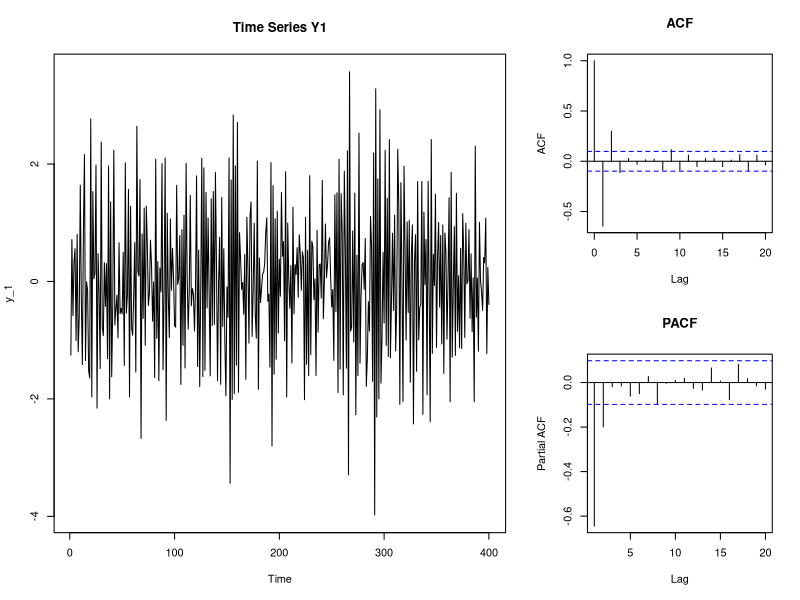
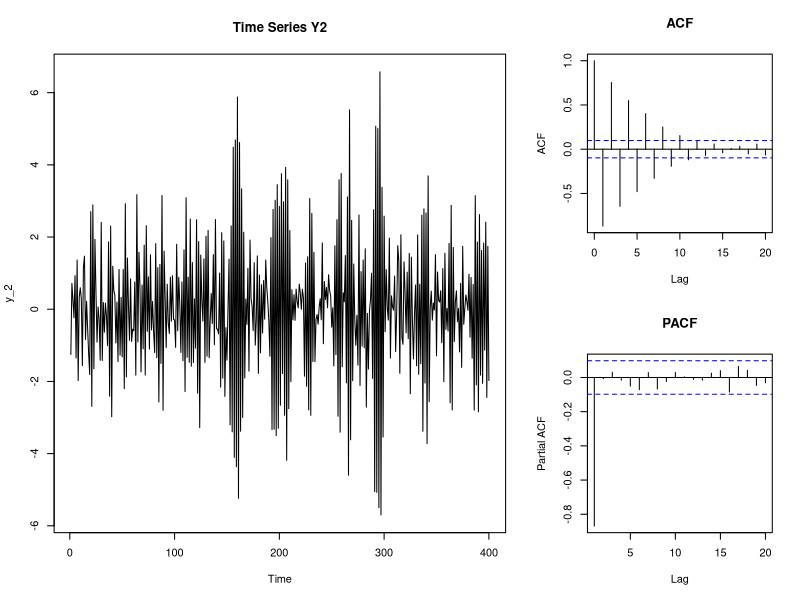
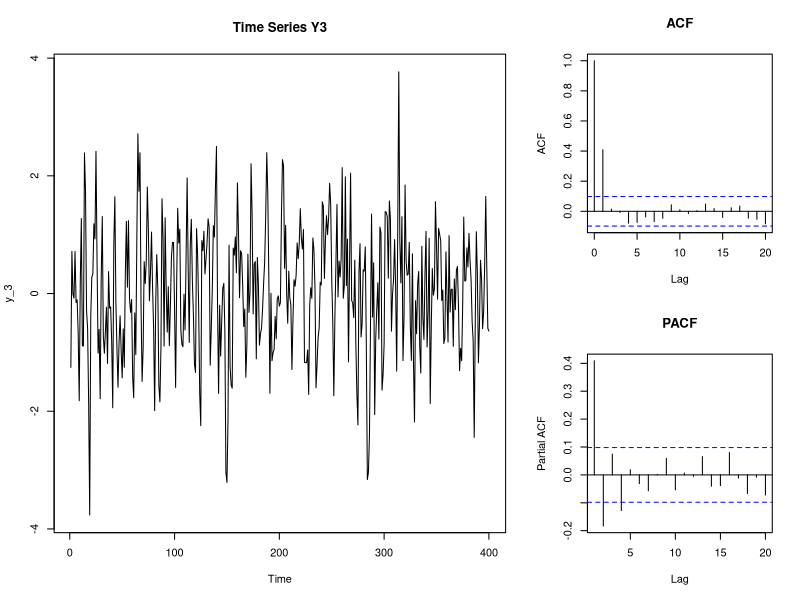
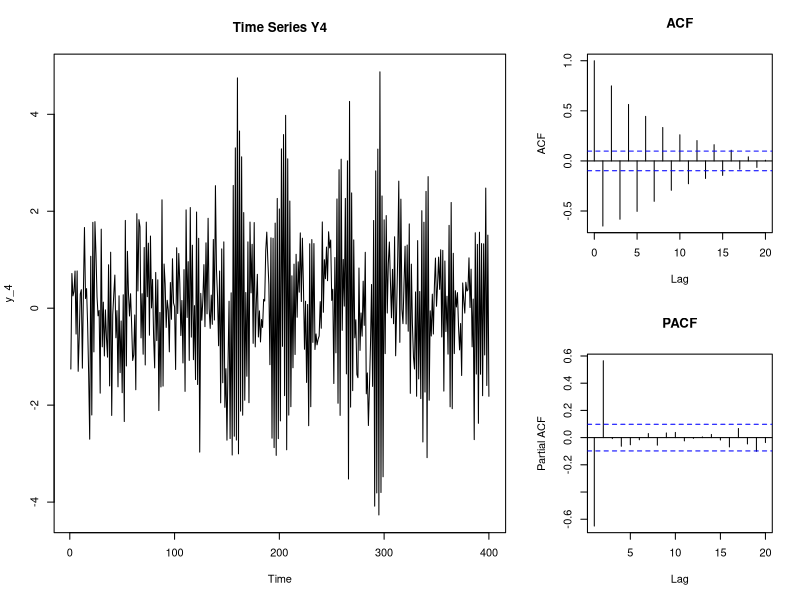
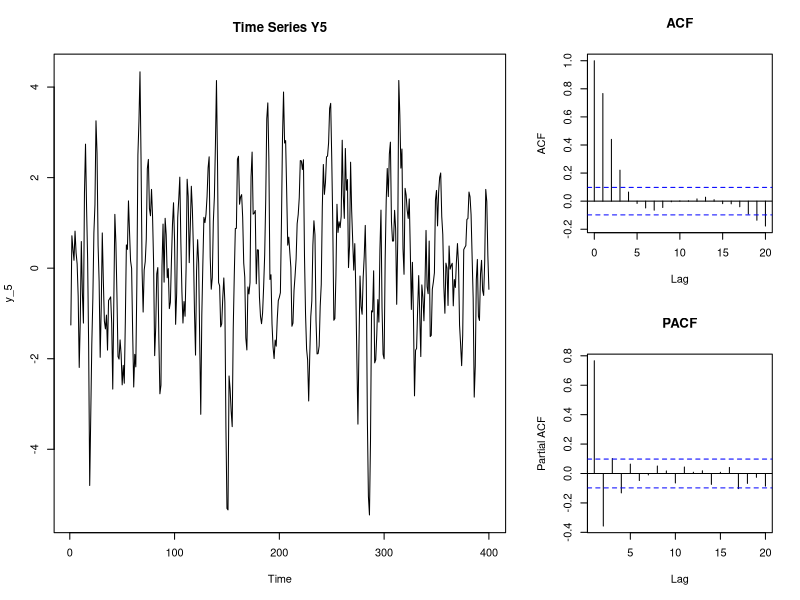
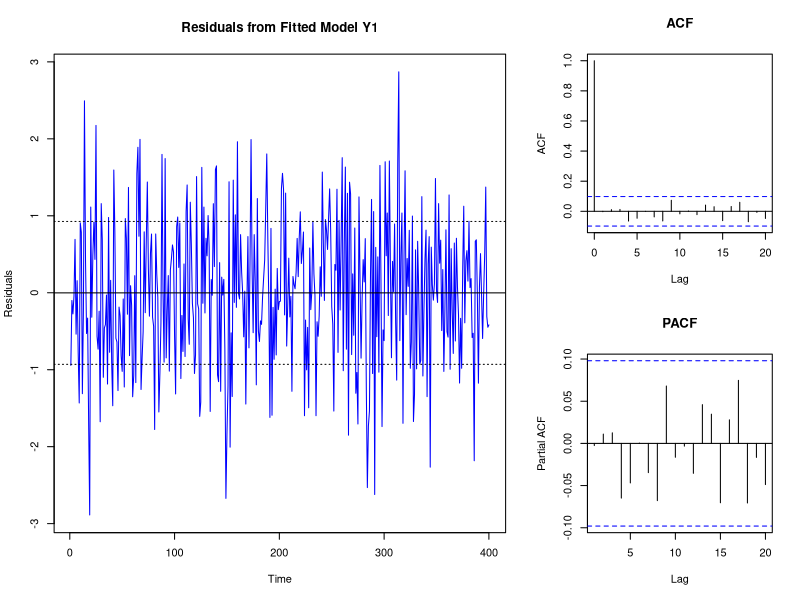
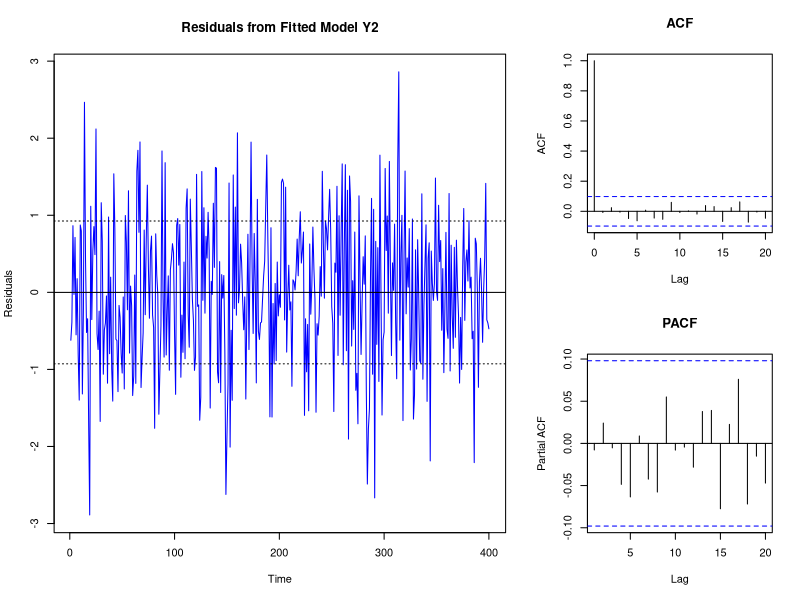
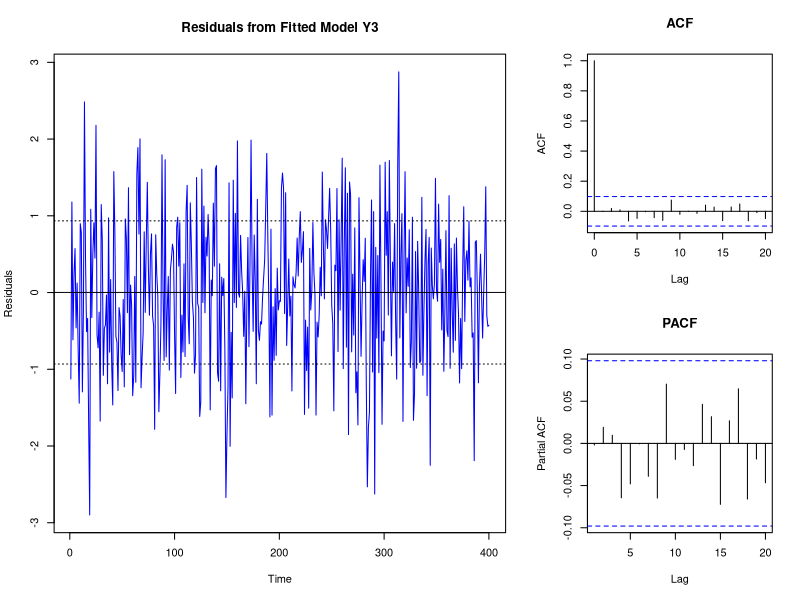

Reproduce these figures in R, in order.
## ---- chunk 1
knitr::opts_chunk$set(echo = TRUE)
library(knitr)
library(tidyverse)
## ---- chunk 2
dat = read.csv("B3_HWA2.csv", stringsAsFactors = FALSE)
## ---- chunk 3
# we want 400, and leave 4 out for forecasting
datm <- dat[1:400, ] # subset 400 first rows of dat, include all columns
datf <- dat[401:404, ] # subset last 4 rows of dat, include all columns

# process 1-5
y_1 <- as.ts(datm[ , 3])
y_2 <- as.ts(datm[ , 4])
y_3 <- as.ts(datm[ , 5])
y_4 <- as.ts(datm[ , 6])
y_5 <- as.ts(datm[ , 7])

## ---- chunk 4
# Plots

## Y1 - ARMA(1,1)?
layout(matrix(c(1, 1, 2,
                1, 1, 3), nrow=2, byrow=TRUE)) 
ts.plot(y_1, main = "Time Series Y1") # time series plot
acf(y_1, lag.max = 20, type = "correlation", plot = T, main = "ACF") # ACF
acf(y_1, lag.max = 20, type = "partial", plot = T, main = "PACF") # PCAF
par(mfrow = c(1,1)) # set plot window to default

## Y2 - AR(1)
layout(matrix(c(1, 1, 2,
                1, 1, 3), nrow=2, byrow=TRUE)) 
ts.plot(y_2, main = "Time Series Y2") # time series plot
acf(y_2, lag.max = 20, type = "correlation", plot = T, main = "ACF") # ACF
acf(y_2, lag.max = 20, type = "partial", plot = T, main = "PACF") # PCAF
par(mfrow = c(1,1)) # set plot window to default

## Y3 - MA(2)
layout(matrix(c(1, 1, 2,
                1, 1, 3), nrow=2, byrow=TRUE)) 
ts.plot(y_3, main = "Time Series Y3") # time series plot
acf(y_3, lag.max = 20, type = "correlation", plot = T, main = "ACF") # ACF
acf(y_3, lag.max = 20, type = "partial", plot = T, main = "PACF") # PCAF
par(mfrow = c(1,1)) # set plot window to default

## Y4 - AR(2)
layout(matrix(c(1, 1, 2,
                1, 1, 3), nrow=2, byrow=TRUE)) 
ts.plot(y_4, main = "Time Series Y4") # time series plot
acf(y_4, lag.max = 20, type = "correlation", plot = T, main = "ACF") # ACF
acf(y_4, lag.max = 20, type = "partial", plot = T, main = "PACF") # PCAF
par(mfrow = c(1,1)) # set plot window to default

## Y5 - AR(1,1)?
layout(matrix(c(1, 1, 2,
                1, 1, 3), nrow=2, byrow=TRUE)) 
ts.plot(y_5, main = "Time Series Y5") # time series plot
acf(y_5, lag.max = 20, type = "correlation", plot = T, main = "ACF") # ACF
acf(y_5, lag.max = 20, type = "partial", plot = T, main = "PACF") # PCAF
par(mfrow = c(1,1)) # set plot window to default
## ---- chunk 5
## Estimation
E <- as.ts(datm$E)

## removing residuals from fitted model
### Y1
?arima
m1 <- arima(y_1, order = c(1, 0, 1))
summary(m1)
sigma21 <- m1$sigma2
E1 <- residuals(m1)

### Y2
?arima
m2 <- arima(y_2, order = c(1, 0 , 0))
summary(m2)
sigma22 <- m2$sigma2
E2 <- residuals(m2)

### Y3
?arima
m3 <- arima(y_3, order = c(0, 0 , 2))
summary(m3)
sigma23 <- m3$sigma2
E3 <- residuals(m3)

### Y4
?arima
m4 <- arima(y_4, order = c(2, 0 , 0))
summary(m4)
sigma24 <- m4$sigma2
E4 <- residuals(m4)

### Y5
?arima
m5 <- arima(y_5, order = c(1, 0 , 1))
summary(m5)
sigma25 <- m5$sigma2
E5 <- residuals(m5)

## ---- chunk 6
# Splitting plots again

## Y1
layout(matrix(c(1, 1, 2,
                1, 1, 3), nrow=2, byrow=TRUE)) 
ts.plot(E1, ylab = "Residuals", col = "blue", main = "Residuals from Fitted Model Y1")
abline(a = mean(E1), b = 0) # adds horizontal line with mean(E1) as intercept and 0 slope
abline(a = mean(E1) + sigma21, b = 0, lty="dotted") # same as above + sigma2
abline(a = mean(E1) - sigma21, b = 0, lty="dotted") # same as above - sigma2

acf(E1, lag.max = 20, type = "correlation", plot = T, main = "ACF") # ACF
acf(E1, lag.max = 20, type = "partial", plot = T, main = "PACF") # PCAF
par(mfrow = c(1,1)) # set plot window to default

## Y2
layout(matrix(c(1, 1, 2,
                1, 1, 3), nrow=2, byrow=TRUE)) 
ts.plot(E2, ylab = "Residuals", col = "blue", main = "Residuals from Fitted Model Y2")
abline(a = mean(E2), b = 0) # adds horizontal line with mean(E2) as intercept and 0 slope
abline(a = mean(E2) + sigma22, b = 0, lty="dotted") # same as above + sigma2
abline(a = mean(E2) - sigma22, b = 0, lty="dotted") # same as above - sigma2

acf(E2, lag.max = 20, type = "correlation", plot = T, main = "ACF") # ACF
acf(E2, lag.max = 20, type = "partial", plot = T, main = "PACF") # PCAF
par(mfrow = c(1,1)) # set plot window to default

## Y3
layout(matrix(c(1, 1, 2,
                1, 1, 3), nrow=2, byrow=TRUE)) 
ts.plot(E3, ylab = "Residuals", col = "blue", main = "Residuals from Fitted Model Y3")
abline(a = mean(E3), b = 0) # adds horizontal line with mean(E3) as intercept and 0 slope
abline(a = mean(E3) + sigma23, b = 0, lty="dotted") # same as above + sigma2
abline(a = mean(E3) - sigma23, b = 0, lty="dotted") # same as above - sigma2

acf(E3, lag.max = 20, type = "correlation", plot = T, main = "ACF") # ACF
acf(E3, lag.max = 20, type = "partial", plot = T, main = "PACF") # PCAF
par(mfrow = c(1,1)) # set plot window to default

## Y4
layout(matrix(c(1, 1, 2,
                1, 1, 3), nrow=2, byrow=TRUE)) 
ts.plot(E4, ylab = "Residuals", col = "blue", main = "Residuals from Fitted Model Y4")
abline(a = mean(E4), b = 0) # adds horizonta2l line with mean(E4) as intercept and 0 slope
abline(a = mean(E4) + sigma24, b = 0, lty="dotted") # same as above + sigma2
abline(a = mean(E4) - sigma24, b = 0, lty="dotted") # same as above - sigma2

acf(E4, lag.max = 20, type = "correlation", plot = T, main = "ACF") # ACF
acf(E4, lag.max = 20, type = "partial", plot = T, main = "PACF") # PCAF
par(mfrow = c(1,1)) # set plot window to default

## Y5
layout(matrix(c(1, 1, 2,
                1, 1, 3), nrow=2, byrow=TRUE)) 
ts.plot(E5, ylab = "Residuals", col = "blue", main = "Residuals from Fitted Model Y5")
abline(a = mean(E5), b = 0) # adds horizontal line with mean(E5) as intercept and 0 slope
abline(a = mean(E5) + sigma25, b = 0, lty="dotted") # same as above + sigma2
abline(a = mean(E5) - sigma25, b = 0, lty="dotted") # same as above - sigma2

acf(E5, lag.max = 20, type = "correlation", plot = T, main = "ACF") # ACF
acf(E5, lag.max = 20, type = "partial", plot = T, main = "PACF") # PCAF
par(mfrow = c(1,1)) # set plot window to default
## ---- chunk 7
### For testing auto correlations, why is t = 0 included? Not the case in 
# eviews. What does it mean? Check with Lars
e1_acf <- acf(E1, lag.max = 20, type = "correlation", plot = F) 
e2_acf <- acf(E2, lag.max = 20, type = "correlation", plot = F) 
e3_acf <- acf(E3, lag.max = 20, type = "correlation", plot = F) 
e4_acf <- acf(E4, lag.max = 20, type = "correlation", plot = F) 
e5_acf <- acf(E5, lag.max = 20, type = "correlation", plot = F) 
## ---- chunk 8
### Forecasting
# use the predict function. The object parameter is the model from before
# and n.ahead gives number of time periods to forecast
y_1_pred <- predict(object = m1, n.ahead = 4)
y_2_pred <- predict(object = m2, n.ahead = 4)
y_3_pred <- predict(object = m3, n.ahead = 4)
y_4_pred <- predict(object = m4, n.ahead = 4)
y_5_pred <- predict(object = m5, n.ahead = 4)

# we can submit more than one time series to the ts.plot() function. In this case
# i add, apart from  predicted y, predicty y +- se of prediction

### Predicted Y1
ts.plot(y_1_pred$pred, y_1_pred$pred + y_1_pred$se, 
        y_1_pred$pred - y_1_pred$se, ylab = "Predicted Y", 
        main = expression(paste("Predicted ", Y['1'])), # we can use mathematical notation in r plots!
        lty=c(1:3),
        col = c("blue", "black", "black"))

### Predicted Y2
ts.plot(y_2_pred$pred, y_2_pred$pred + y_2_pred$se, 
        y_2_pred$pred - y_2_pred$se, ylab = "Predicted Y", 
        main = expression(paste("Predicted ", Y['2'])), # we can use mathematical notation in r plots!
        lty=c(1:3),
        col = c("blue", "black", "black"))

### Predicted Y3
ts.plot(y_3_pred$pred, y_3_pred$pred + y_3_pred$se, 
        y_3_pred$pred - y_3_pred$se, ylab = "Predicted Y", 
        main = expression(paste("Predicted ", Y['3'])), # we can use mathematical notation in r plots!
        lty=c(1:3),
        col = c("blue", "black", "black"))

### Predicted Y4
ts.plot(y_4_pred$pred, y_4_pred$pred + y_4_pred$se, 
        y_4_pred$pred - y_4_pred$se, ylab = "Predicted Y", 
        main = expression(paste("Predicted ", Y['4'])), # we can use mathematical notation in r plots!
        lty=c(1:3),
        col = c("blue", "black", "black"))

### Predicted Y5
ts.plot(y_5_pred$pred, y_5_pred$pred + y_5_pred$se, 
        y_5_pred$pred - y_5_pred$se, ylab = "Predicted Y", 
        main = expression(paste("Predicted ", Y['5'])), # we can use mathematical notation in r plots!
        lty=c(1:3),
        col = c("blue", "black", "black"))
## ---- chunk 9
# compare fitted and actual
ts.plot(datf$Y1, y_1_pred$pred, col = c("red", "blue"))
# x & y need to be adjusted manually. A good idea is to take min(x) and add 1 as x - coordinate
# and max y remove 1 as y coordinate. Then fine tune 
legend(x = 401, y = 2, legend = c("actual", "fitted"), col = c("red", "blue"), lty=c(1,1))

### need some measurements of the forecast
y1 <- as.vector(dat$Y1[401:404]) # no real need for these to be time series objects...
y1_hat <- as.vector(y_1_pred$pred) # ... so just store them as your plain vanilla vectors :)

# RMSEA
sqrt(mean((y1-y1_hat)^2))
# MAE 
mean(abs(y1-y1_hat))
# MAPE, not exactly sure whether n = 4 or 404 in the calculations
mape <- 0
for(i in 1:4) {
  mape <- mape + abs((y1[i] - y1_hat[i])/y1[i])
}
100*mean(abs((y1-y1_hat)/y1))
## ---- chunk 10
dat = read.table(file = "ert_bil_eur_q.tsv", sep = '\t', header = TRUE)
kable(dat[65:70, 1:5], caption = "Quarterly bilateral exchange rate", digits = 2)
## ---- chunk 11
dat = dat %>% 
  filter(statinfo.unit.currency.time == "END,NAC,SEK") %>% 
  select(-statinfo.unit.currency.time)
kable(dat[,1:9], caption = "Quarterly bilateral exchange rate between EU and SEK (Head 9)", digits = 2)
dat = t(dat)
y = dat[,1]
y = as.numeric(y)
y = y[!is.na(y)]
## ---- chunk 12
y_m = y[1:175]
y_f = y[176:181]
## ---- chunk 13
# split up plot window
layout(matrix(c(1, 1, 2,
1, 1, 3), nrow=2, byrow=TRUE))
ts.plot(y_m, main = "Time Series") # time series plot, plot 1 in matrix argument
acf(y_m, lag.max = 20, type = "correlation", plot = T, main = "ACF") # ACF, plot 2 in matrix argument
acf(y_m, lag.max = 20, type = "partial", plot = T, main = "PACF") # PCAF, plot 3 in matrix argument
